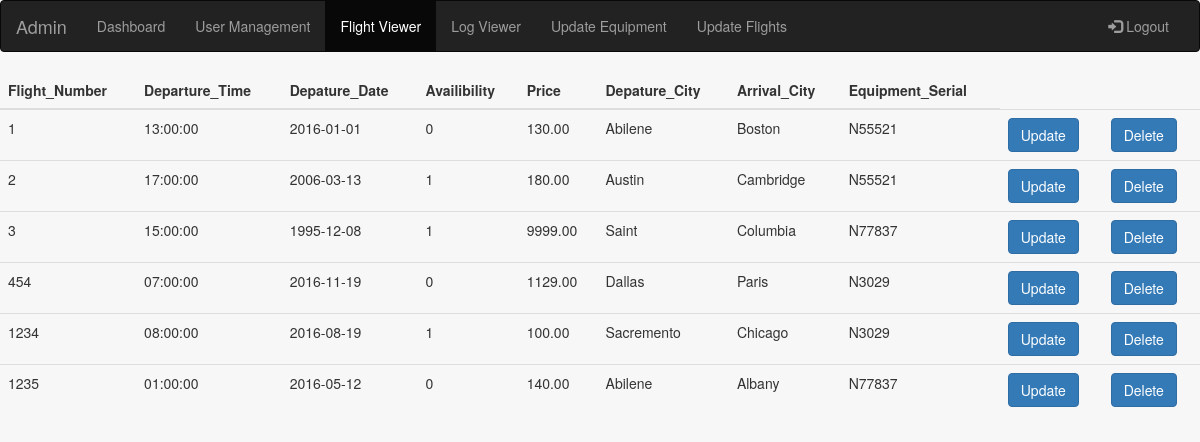
The page /AdminDash/FlightView.php (signed in) on the database its author committed.
### tables this page shows
CREATE TABLE `Flights` (
  `Fli_Num` int(11) NOT NULL,
  `Fli_Dep_Time` time DEFAULT NULL,
  `Fli_Dep_Date` date DEFAULT NULL,
  `Fli_Availibility` tinyint(1) DEFAULT NULL,
  `Fli_Price` decimal(6,2) DEFAULT NULL,
  `Fli_Dep_City` varchar(30) DEFAULT NULL,
  `Fli_Arr_City` varchar(30) DEFAULT NULL,
  `Equip_Serial` varchar(10) DEFAULT NULL,
  `Fli_Arr_Time` time DEFAULT NULL,
  PRIMARY KEY (`Fli_Num`),
  KEY `Equip_Serial` (`Equip_Serial`),
  CONSTRAINT `Flights_ibfk_1` FOREIGN KEY (`Equip_Serial`) REFERENCES `Equipment` (`Equip_Serial`)
);

### AdminDash/FlightView.php (the view, shortened to what this page needs)
<!DOCTYPE html>
<html lang="en">
<head>
  <link rel="stylesheet" type="text/css" media="screen" href="http://cdnjs.cloudflare.com/ajax/libs/fancybox/1.3.4/jquery.fancybox-1.3.4.css" />
   <link rel="stylesheet" href="css/bootstrap.min.css">
    </head>
		<body>
			<nav class="navbar navbar-inverse">
				<div class="container-fluid">
					<div class="navbar-header">
						<a class="navbar-brand" href="AdminDash.php">Admin</a>
					</div>
					<div class="collapse navbar-collapse" id="myNavbar">
						<ul class="nav navbar-nav">
							<li><a href="AdminDash.php">Dashboard</a></li>
							<li><a href="UserMan.php">User Management</a></li>
							<li class="active"><a href="FlightView.php">Flight Viewer</a></li>
							<li><a href="LogView.php">Log Viewer</a></li>
							<li><a href="EquipUp.php">Update Equipment</a></li>
							<li><a href="FlightUp.php">Update Flights</a></li>
						</ul>
						<ul class="nav navbar-nav navbar-right">
							<li><a href="http://cs3380.rnet.missouri.edu/group/CS3380GRP23/www/Login/logout.php"><span class="glyphicon glyphicon-log-in"></span> Logout</a></li>
						</ul>
					</div>
					</div>
				</nav>
		</body>
	</html>
  <?php
      $hostname = 'localhost';
      $dbusername = 'CS3380GRP23';
      $dbpassword = 'e7d18aa';
      $database = 'CS3380GRP23';
      $link = mysqli_connect($hostname, $dbusername, $dbpassword, $database) or die ("Line 129" . mysqli_connect_error());
      $sql = "SELECT Fli_Num AS Flight_Number, Fli_Dep_Time AS Departure_Time, Fli_Dep_Date AS Depature_Date, Fli_Availibility AS Availibility, Fli_Price AS Price, Fli_Dep_City AS Depature_City, Fli_Arr_City AS Arrival_City, Equip_Serial AS Equipment_Serial FROM Flights;";
      $result = mysqli_query($link, $sql) or die("Query Error: " . mysqli_error($link));
      echo "<table class='table table-hover'><thead>";
      while($fieldinfo = mysqli_fetch_field($result)){
        echo "<th>".$fieldinfo->name."</th>";
      }
      echo "</thead>";
      while($row = mysqli_fetch_array($result, MYSQLI_NUM)){
        echo "<tr>";
        $counter = 0;
        foreach ($row as $r) {
          echo "<td>$r</td>";
          if ($counter==0){
            $pk=$r;
          }
          $counter++;
        }
        echo "<td><form method='POST' action='FlightUp.php'>";
        echo "<button class='btn btn-primary' type='submit' name='update' value='$pk'>Update";
        echo "</form></td>";
        echo "<td><form method='POST' action='deleteFlight.php'>";
        echo "<button class='btn btn-primary' type='submit' name='delete' value='$pk'>Delete";
        echo "</form></td>";
      }
      echo "</tr>";
  ?>

### AdminDash/FlightView.php (style rules this page uses)
body { background-color: #f7f7f7; }
div { text-align: center; }

### rows shown on the page
flights: Fli_Num "1", Fli_Dep_Time "13:00:00", Fli_Dep_Date "2016-01-01", Fli_Availibility "0", Fli_Price "130.00", Fli_Dep_City "Abilene", Fli_Arr_City "Boston", Equip_Serial "N55521"
flights: Fli_Num "2", Fli_Dep_Time "17:00:00", Fli_Dep_Date "2006-03-13", Fli_Availibility "1", Fli_Price "180.00", Fli_Dep_City "Austin", Fli_Arr_City "Cambridge", Equip_Serial "N55521"
flights: Fli_Num "3", Fli_Dep_Time "15:00:00", Fli_Dep_Date "1995-12-08", Fli_Availibility "1", Fli_Price "9999.00", Fli_Dep_City "Saint", Fli_Arr_City "Columbia", Equip_Serial "N77837"
flights: Fli_Num "454", Fli_Dep_Time "07:00:00", Fli_Dep_Date "2016-11-19", Fli_Availibility "0", Fli_Price "1129.00", Fli_Dep_City "Dallas", Fli_Arr_City "Paris", Equip_Serial "N3029"
flights: Fli_Num "1234", Fli_Dep_Time "08:00:00", Fli_Dep_Date "2016-08-19", Fli_Availibility "1", Fli_Price "100.00", Fli_Dep_City "Sacremento", Fli_Arr_City "Chicago", Equip_Serial "N3029"
flights: Fli_Num "1235", Fli_Dep_Time "01:00:00", Fli_Dep_Date "2016-05-12", Fli_Availibility "0", Fli_Price "140.00", Fli_Dep_City "Abilene", Fli_Arr_City "Albany", Equip_Serial "N77837"

### other values the page prints
$fieldinfo->name "Flight_Number"
$fieldinfo->name "Departure_Time"
$fieldinfo->name "Depature_Date"
$fieldinfo->name "Availibility"
$fieldinfo->name "Price"
$fieldinfo->name "Depature_City"
$fieldinfo->name "Arrival_City"
$fieldinfo->name "Equipment_Serial"
